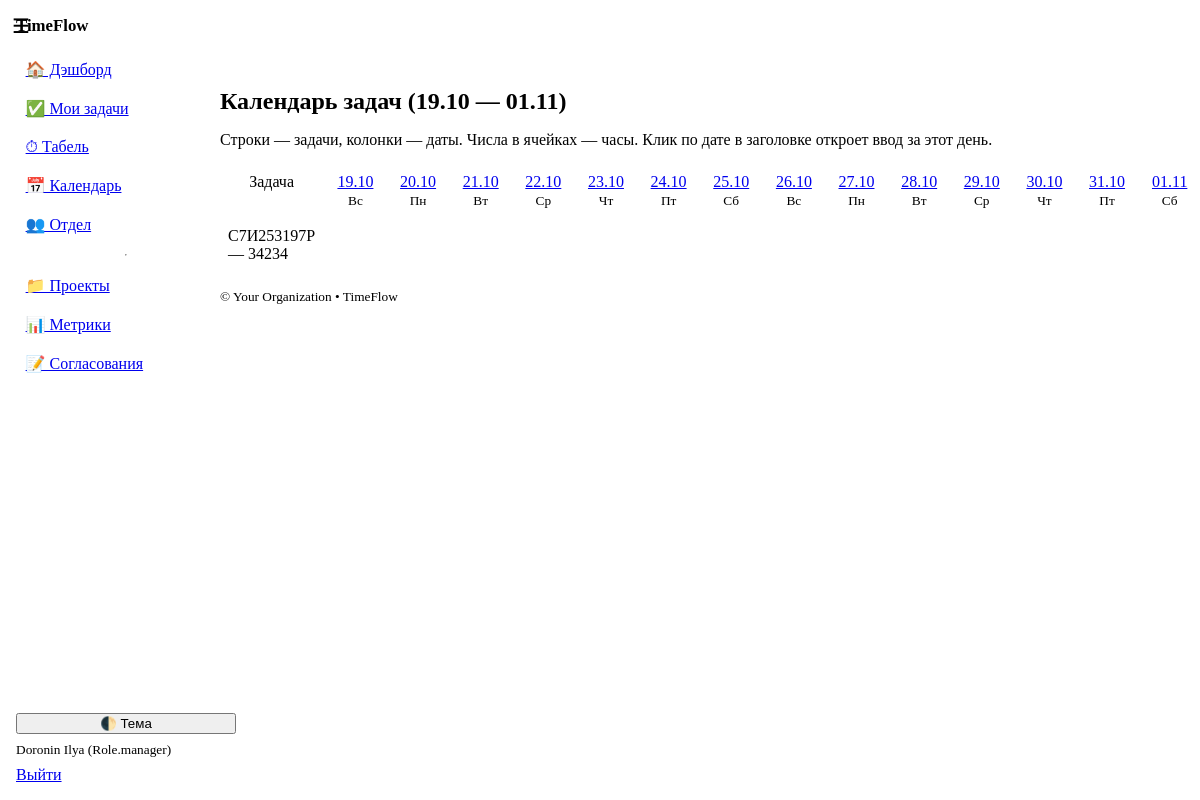
/timesheet/grid (signed in), run on the app's committed database.
### models.py (models this page shows)
class User(Base):
    __tablename__ = "users"
    id: Mapped[int] = mapped_column(Integer, primary_key=True, index=True)
    username: Mapped[str] = mapped_column(String(50), unique=True, index=True)
    full_name: Mapped[str] = mapped_column(String(120))
    email: Mapped[str] = mapped_column(String(200), unique=True)
    department: Mapped[str] = mapped_column(String(120), default="")
    role: Mapped[Role] = mapped_column(Enum(Role), default=Role.employee)
    is_active: Mapped[bool] = mapped_column(Boolean, default=True)
    hashed_password: Mapped[str] = mapped_column(String(255))
    created_at: Mapped[dt.datetime] = mapped_column(DateTime, default=dt.datetime.utcnow)
    tasks: Mapped[list["Task"]] = relationship(
        "Task",
        back_populates="assignee",
        foreign_keys="Task.assignee_id",
    )
    time_entries: Mapped[list["TimeEntry"]] = relationship(
        "TimeEntry",
        back_populates="user",
        foreign_keys="TimeEntry.user_id",
    )
    member_projects: Mapped[list["ProjectMember"]] = relationship(backref="user", cascade="all, delete-orphan")

class Project(Base):
    __tablename__ = "projects"
    id: Mapped[int] = mapped_column(Integer, primary_key=True)
    code: Mapped[str] = mapped_column(String(50), index=True)  # e.g., C7И**** or other code
    name: Mapped[str] = mapped_column(String(200))
    description: Mapped[str] = mapped_column(Text, default="")
    is_project: Mapped[bool] = mapped_column(Boolean, default=True)  # False = non-project bucket
    status: Mapped[str] = mapped_column(String(20), default="active")  # active/closed
    planned_hours: Mapped[float] = mapped_column(Float, default=0.0)
    owner_id: Mapped[int | None] = mapped_column(ForeignKey("users.id"))
    date_created: Mapped[dt.date] = mapped_column(Date, default=dt.date.today)
    planned_due_date: Mapped[dt.date | None] = mapped_column(Date, nullable=True)
    owner: Mapped["User"] = relationship()
    tasks: Mapped[list["Task"]] = relationship(back_populates="project")
    __table_args__ = (UniqueConstraint("code", name="uq_project_code"), )
    members: Mapped[list["ProjectMember"]] = relationship(backref="project", cascade="all, delete-orphan")
    tasks: Mapped[list["Task"]] = relationship(back_populates="project")

class Task(Base):
    __tablename__ = "tasks"
    id: Mapped[int] = mapped_column(Integer, primary_key=True)
    title: Mapped[str] = mapped_column(String(200))
    description: Mapped[str] = mapped_column(Text, default="")
    status: Mapped[TaskStatus] = mapped_column(Enum(TaskStatus), default=TaskStatus.in_progress)
    priority: Mapped[Priority] = mapped_column(Enum(Priority), default=Priority.medium)
    percent_complete: Mapped[int] = mapped_column(Integer, default=0)
    start_date: Mapped[dt.date | None] = mapped_column(Date, nullable=True)
    due_date: Mapped[dt.date | None] = mapped_column(Date, nullable=True)
    project_id: Mapped[int | None] = mapped_column(ForeignKey("projects.id"))
    assignee_id: Mapped[int] = mapped_column(ForeignKey("users.id"))
    created_by_id: Mapped[int] = mapped_column(ForeignKey("users.id"))
    created_at: Mapped[dt.datetime] = mapped_column(DateTime, default=dt.datetime.utcnow)
    project: Mapped["Project"] = relationship("Project", back_populates="tasks")
    assignee: Mapped["User"] = relationship(
        "User",
        back_populates="tasks",
        foreign_keys=[assignee_id],
    )
    created_by: Mapped["User"] = relationship(
        "User",
        foreign_keys=[created_by_id],
    )
    comments: Mapped[list["TaskComment"]] = relationship(back_populates="task")
    time_entries: Mapped[list["TimeEntry"]] = relationship(back_populates="task")
    approved: Mapped[bool] = mapped_column(Boolean, default=True)

### app.py (the view)
@app.get("/timesheet/grid", response_class=HTMLResponse)
def timesheet_grid(request: Request, db: Session = Depends(get_db), user: User = Depends(get_current_user),
                   start: str | None = None, days: int = 14):
    start_date = dt.date.fromisoformat(start) if start else dt.date.today() - dt.timedelta(days=13)
    days_list = [start_date + dt.timedelta(days=i) for i in range(days)]
    tasks = db.scalars(select(Task).where(Task.assignee_id == user.id).order_by(Task.priority.desc(), Task.due_date.nulls_last())).all()
    rows = []
    for t in tasks:
        q = select(TimeEntry.date, func.sum(TimeEntry.hours)).where(TimeEntry.user_id == user.id, TimeEntry.task_id == t.id,
                                                                    TimeEntry.date >= days_list[0], TimeEntry.date <= days_list[-1],
                                                                    TimeEntry.approved == True).group_by(TimeEntry.date)
        hours_map = {d: 0.0 for d in days_list}
        for d, h in db.execute(q):
            hours_map[d] = float(h or 0.0)
        rows.append(type("Row", (), {"task": t, "hours": hours_map}))
    return templates.TemplateResponse("timesheet_grid.html", {"request": request, "user": user, "rows": rows, "days_list": days_list, "app_name": APP_NAME})

### templates/timesheet_grid.html (shortened to what this page needs)
{% extends "base.html" %}
{% block content %}
  {% set days = days_list %}
  <h2>Календарь задач ({{ days[0].strftime("%d.%m") }} — {{ days[-1].strftime("%d.%m") }})</h2>
  <p class="muted">Строки — задачи, колонки — даты. Числа в ячейках — часы. Клик по дате в заголовке откроет ввод за этот день.</p>
  <div class="grid-table">
    <div class="header cell">Задача</div>
    {% for d in days %}
      <div class="header cell">
        <a href="/timesheet?date={{ d.isoformat() }}">{{ d.strftime("%d.%m") }}</a><br>
        <small>{{ ["Пн","Вт","Ср","Чт","Пт","Сб","Вс"][d.weekday()] }}</small>
      </div>
    {% endfor %}
    {% for row in rows %}
      <div class="rowhead cell">
        {{ row.task.project.code if row.task.project else "—" }} — {{ row.task.title }}
      </div>
      {% for d in days %}
        {% set h = row.hours.get(d, 0.0) %}
        <div class="cell {% if h>0 %}filled{% endif %}">{{ '%.2f'|format(h) if h>0 else "" }}</div>
      {% endfor %}
    {% endfor %}
  </div>
{% endblock %}

### templates/base.html (shortened to what this page needs)
<!doctype html>
<html lang="ru" data-theme="light">
<head>
  <link rel="stylesheet" href="https://cdn.jsdelivr.net/npm/@picocss/pico@1/css/pico.min.css">
  <link rel="stylesheet" href="/static/theme.css">
</head>
<body class="layout">
  <aside class="sidebar">
    <div class="brand">
      <strong>{{ app_name }}</strong>
    </div>
    <nav class="menu">
      <a href="/dashboard">🏠 Дэшборд</a>
      <a href="/tasks?mine=1">✅ Мои задачи</a>
      <a href="/timesheet">⏱ Табель</a>
      <a href="/leaves">📅 Календарь</a>
      <a href="/team">👥 Отдел</a>
      {% if user and (user.role in ['manager','admin']) %}
        <hr>
        <a href="/projects">📁 Проекты</a>
        <a href="/metrics">📊 Метрики</a>
        <a href="/admin/approvals">📝 Согласования</a>
      {% endif %}
    </nav>
    <div class="sidebar-bottom">
      <button class="contrast full" onclick="toggleTheme()">🌓 Тема</button>
      {% if user %}
        <small class="muted">{{ user.full_name }} ({{ user.role }})</small>
        <a href="/auth/logout" class="secondary full">Выйти</a>
      {% endif %}
    </div>
  </aside>
  <header class="topbar">
    <label for="nav-toggle" class="burger" aria-label="Открыть меню">☰</label>
  </header>
  <main class="content container">
    {% block content %}{% endblock %}
  </main>
  <footer class="container footer-note">
    <small>&copy; {{ org_name if org_name is defined else '' }} • {{ app_name }}</small>
  </footer>
</body>
</html>

### static/theme.css (style rules this page uses)
:root { --sidebar-w: 220px; --topbar-h: 52px; --pico-border-radius: 12px; --tf-critical: hsl(0 75% 45%); --tf-badge-green-bg: hsl(148 58% 88%); --tf-badge-green-fg: hsl(148 45% 24%); --tf-badge-amber-bg: hsl(40 95% 90%); --tf-badge-amber-fg: hsl(28 65% 28%); --tf-badge-red-bg: hsl(3 80% 92%); --tf-badge-red-fg: hsl(3 70% 35%); --tf-badge-blue-bg: hsl(224 90% 92%); --tf-badge-blue-fg: hsl(224 70% 30%); --tf-badge-gray-bg: hsl(210 16% 90%); --tf-badge-gray-fg: hsl(210 12% 30%); }
.layout { display: contents; }
.sidebar { position: fixed; inset: 0 auto 0 0; width: var(--sidebar-w); background: var(--pico-card-background-color); border-right: 1px solid var(--pico-muted-border-color); padding: 1rem; display: flex; flex-direction: column; gap: 1rem; transform: translateX(-100%); transition: transform .2s ease; z-index: 1000; }
.brand { font-size: 1.05rem; white-space: nowrap; overflow: hidden; text-overflow: ellipsis; }
.menu { display: flex; flex-direction: column; gap: .25rem; }
.menu a { padding: .5rem .6rem; border-radius: 8px; }
.sidebar-bottom { margin-top: auto; display: grid; gap: .5rem; }
.full { width: 100%; }
.muted { color: var(--pico-muted-color); }
.topbar { position: fixed; top: 0; left: 0; right: 0; height: var(--topbar-h); display: flex; align-items: center; gap: .5rem; padding: 0 .75rem; background: var(--pico-background-color); border-bottom: 1px solid var(--pico-muted-border-color); z-index: 1100; }
.burger { font-size: 1.25rem; cursor: pointer; user-select: none; }
.content { padding-top: calc(var(--topbar-h) + 1rem); }
.container.content > * { margin-bottom: 1rem; }
@media (min-width: 992px) { .sidebar { transform: translateX(0); } }
@media (min-width: 992px) { .topbar { left: 0; } }
@media (min-width: 992px) { .content, .footer-note { margin-left: var(--sidebar-w); } }

### data on the page
User: full_name "Doronin Ilya", role "Role.manager"
Project: task.project "С7И253197Р"
Task: task "34234"

### other printed values
{{ app_name }} "TimeFlow"
{{ days[0].strftime("%d.%m") }} "19.10"
{{ days[-1].strftime("%d.%m") }} "01.11"
{{ d.strftime("%d.%m") }} "19.10" "20.10" "21.10" "22.10" "23.10" "24.10" "25.10" "26.10" "27.10" "28.10" "29.10" "30.10" "31.10" "01.11"
{{ ["Пн","Вт","Ср","Чт","Пт","Сб","Вс"][d.weekday()] }} "Вс" "Пн" "Вт" "Ср" "Чт" "Пт" "Сб" "Вс" "Пн" "Вт" "Ср" "Чт" "Пт" "Сб"
{{ org_name if org_name is defined else '' }} "Your Organization"
